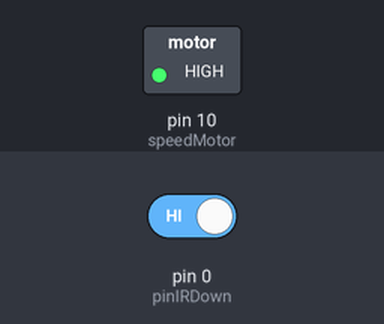
A sketch run on a simulated Arduino Uno, built with avr-gcc and run on an emulated ATmega328P. Shown: switched loads named in the sketch (green lamp = pin HIGH). The inputs (shaded band) are chosen by the test bench; at power-on: pin 0 (pinIRDown) HIGH. At 0.2 s the program stops and its outputs stay as they are.

Above: at 0.1 s.
Timing chart, 0 to 1.6 s (numbered marks = the images above):
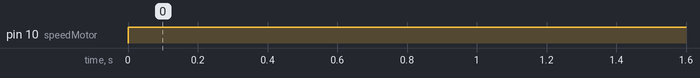

Measured:
- by itself, pin 10 (speedMotor): LOW → HIGH at 0.00 s

The sketch:

table_elev.ino
```cpp
const int pinIRDown = 0;
const int pinIRUp = 0;
const int pinContactSensor = 0;

const int in1 = 8;
const int in2 = 9;
const int speedMotor = 10;

void setup() {
  pinMode(pinIRDown, INPUT);
  pinMode(pinIRUp, INPUT);
}

void loop() {
  bool down = digitalRead(pinIRDown);
  bool up = digitalRead(pinIRUp);
  while( !(down && !up) ) {
    if(!down) {
      table_up();
    }
    else {
      table_down();
    }
    delay(100);
  }

  delay(100);
}


void table_up() {
  Serial.println("UP");
  analogWrite(speedMotor, 255);

  // turn on motor
  digitalWrite(in1, HIGH);
  digitalWrite(in2, LOW);

}

void table_down() {
  Serial.println("DOWN");
  analogWrite(speedMotor, 255);

  // turn on motor
  digitalWrite(in1, LOW);
  digitalWrite(in2, HIGH);
}
```
